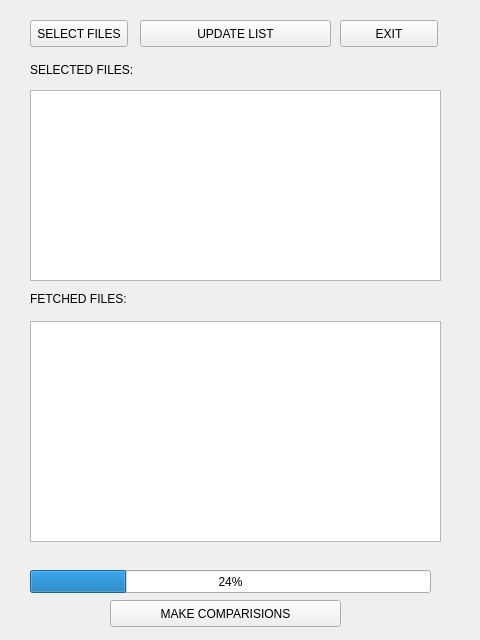
<?xml version="1.0" encoding="UTF-8"?>
<ui version="4.0">
 <class>MovCom</class>
 <widget class="QWidget" name="MovCom">
  <property name="geometry">
   <rect>
    <x>0</x>
    <y>0</y>
    <width>480</width>
    <height>640</height>
   </rect>
  </property>
  <property name="windowTitle">
   <string>Form</string>
  </property>
  <widget class="QPushButton" name="button_select">
   <property name="geometry">
    <rect>
     <x>30</x>
     <y>20</y>
     <width>98</width>
     <height>27</height>
    </rect>
   </property>
   <property name="text">
    <string>SELECT FILES</string>
   </property>
  </widget>
  <widget class="QPushButton" name="button_update">
   <property name="geometry">
    <rect>
     <x>140</x>
     <y>20</y>
     <width>191</width>
     <height>27</height>
    </rect>
   </property>
   <property name="text">
    <string>UPDATE LIST</string>
   </property>
  </widget>
  <widget class="QPushButton" name="button_quit">
   <property name="geometry">
    <rect>
     <x>340</x>
     <y>20</y>
     <width>98</width>
     <height>27</height>
    </rect>
   </property>
   <property name="text">
    <string>EXIT</string>
   </property>
  </widget>
  <widget class="QTextEdit" name="list_window">
   <property name="geometry">
    <rect>
     <x>30</x>
     <y>90</y>
     <width>411</width>
     <height>191</height>
    </rect>
   </property>
  </widget>
  <widget class="QPushButton" name="button_com">
   <property name="geometry">
    <rect>
     <x>110</x>
     <y>600</y>
     <width>231</width>
     <height>27</height>
    </rect>
   </property>
   <property name="text">
    <string>MAKE COMPARISIONS</string>
   </property>
  </widget>
  <widget class="QProgressBar" name="progressBar">
   <property name="geometry">
    <rect>
     <x>30</x>
     <y>570</y>
     <width>401</width>
     <height>23</height>
    </rect>
   </property>
   <property name="value">
    <number>24</number>
   </property>
  </widget>
  <widget class="QLabel" name="label">
   <property name="geometry">
    <rect>
     <x>30</x>
     <y>60</y>
     <width>121</width>
     <height>20</height>
    </rect>
   </property>
   <property name="text">
    <string>SELECTED FILES:</string>
   </property>
  </widget>
  <widget class="QLabel" name="label_2">
   <property name="geometry">
    <rect>
     <x>30</x>
     <y>290</y>
     <width>111</width>
     <height>17</height>
    </rect>
   </property>
   <property name="text">
    <string>FETCHED FILES:</string>
   </property>
  </widget>
  <widget class="QListWidget" name="list_fetched">
   <property name="geometry">
    <rect>
     <x>30</x>
     <y>321</y>
     <width>411</width>
     <height>221</height>
    </rect>
   </property>
  </widget>
 </widget>
 <resources/>
 <connections>
  <connection>
   <sender>button_quit</sender>
   <signal>clicked()</signal>
   <receiver>MovCom</receiver>
   <slot>close()</slot>
   <hints>
    <hint type="sourcelabel">
     <x>378</x>
     <y>103</y>
    </hint>
    <hint type="destinationlabel">
     <x>462</x>
     <y>32</y>
    </hint>
   </hints>
  </connection>
 </connections>
</ui>
